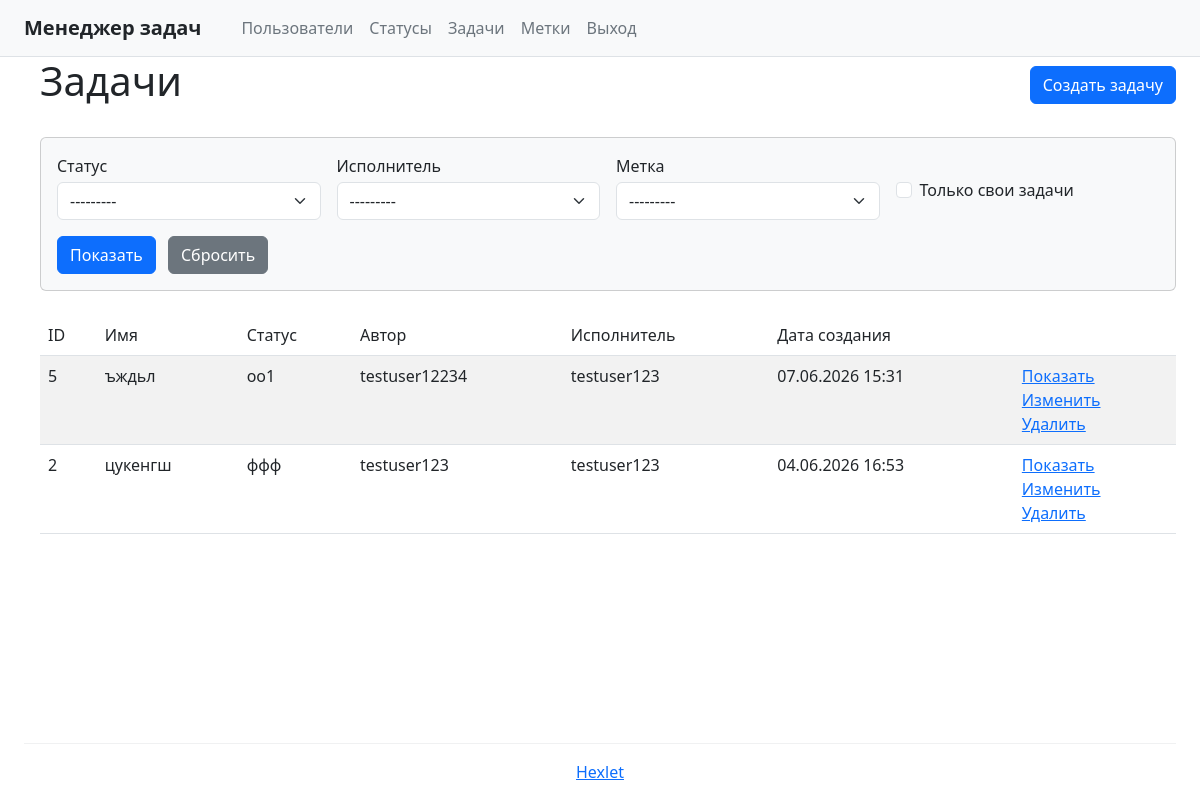
Before: /tasks/ (signed in) with the older database file.
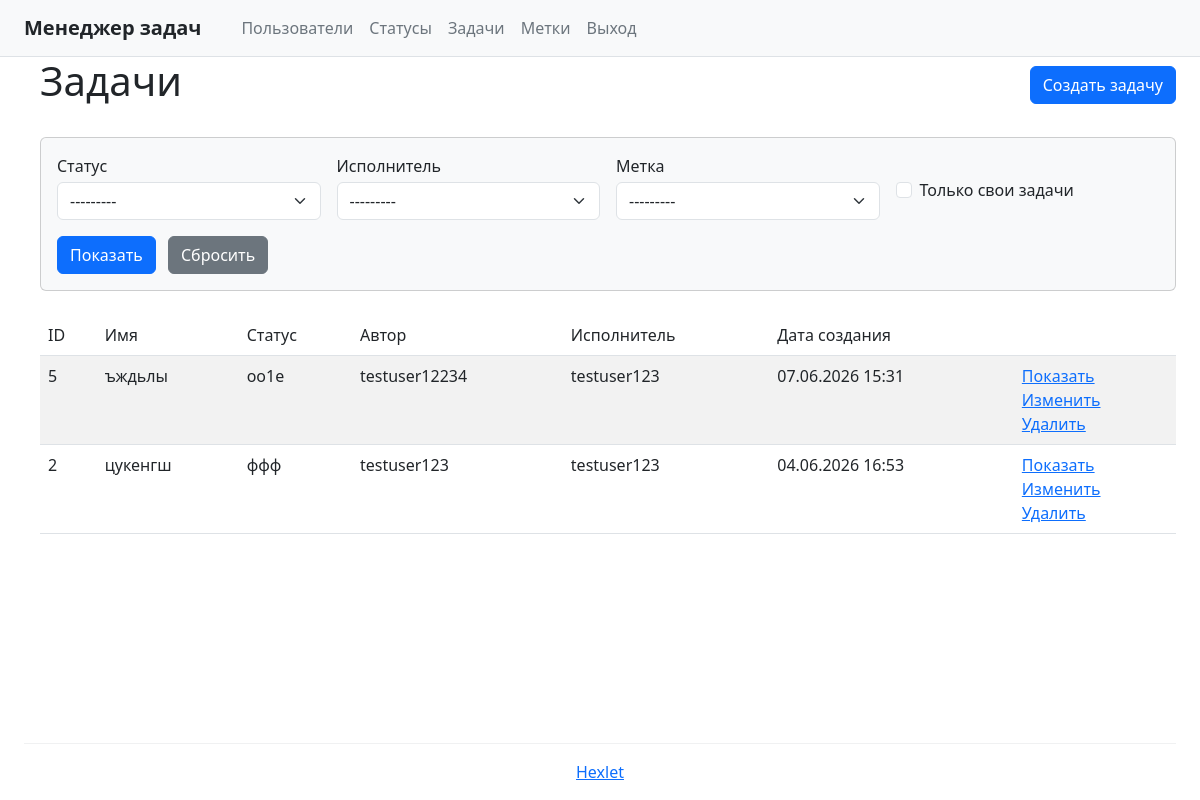
After: the same page with the newer database file.
### task_manager/models.py (models this page shows, shortened)
class Task(models.Model):
    name = models.CharField(max_length=150, unique=True, verbose_name='Имя')
    description = models.TextField(blank=True, verbose_name='Описание')
    status = models.ForeignKey('Status', on_delete=models.PROTECT, verbose_name='Статус')
    author = models.ForeignKey(
        User, on_delete=models.PROTECT, related_name='author_tasks', verbose_name='Автор'
    )
    executor = models.ForeignKey(
        User, on_delete=models.PROTECT, related_name='executor_tasks',
        blank=True, null=True, verbose_name='Исполнитель'
    )
    labels = models.ManyToManyField('Label', blank=True, verbose_name='Метки')
    created_at = models.DateTimeField(auto_now_add=True, verbose_name='Дата создания')
    class Meta:
        verbose_name = 'Задача'
        verbose_name_plural = 'Задачи'
        ordering = ['-created_at']

class Status(models.Model):
    name = models.CharField(max_length=100, unique=True, verbose_name='Имя')
    created_at = models.DateTimeField(default=timezone.now, verbose_name='Дата создания')
    class Meta:
        verbose_name = 'Статус'
        verbose_name_plural = 'Статусы'
        ordering = ['id']
    def __str__(self):
        return self.name

### task_manager/views.py (the view)
# urls.py: path('tasks/', TaskListView.as_view(), name='tasks'),
class TaskListView(LoginRequiredMixin, FilterView):
    model = Task
    template_name = 'tasks.html'
    context_object_name = 'tasks'
    filterset_class = TaskFilter
    def get_queryset(self):
        queryset = Task.objects.all()
        only_self = self.request.GET.get('only_self')
        if only_self == 'on':
            queryset = queryset.filter(author=self.request.user)
        return queryset
    def get_context_data(self, **kwargs):
        context = super().get_context_data(**kwargs)
        context['show_only_self'] = self.request.GET.get('only_self') == 'on'
        return context

### task_manager/models.py (called while the page is built)
    def __str__(self):
        return self.name

### templates/tasks.html
{% extends 'base.html' %}
{% block content %}
<div class="ms-3">
    <div class="d-flex justify-content-between align-items-center mb-4">
        <h1 class="fw-normal">Задачи</h1>
        <a href="{% url 'task_create' %}" class="btn btn-primary">Создать задачу</a>
    </div>
    <div class="card mb-4 bg-light">
        <div class="card-body">
            <form method="get" class="row g-3">
                <div class="col-md-3">
                    <label class="form-label fw-normal text-dark mb-1">Статус</label>
                    {{ filter.form.status }}
                </div>
                <div class="col-md-3">
                    <label class="form-label fw-normal text-dark mb-1">Исполнитель</label>
                    {{ filter.form.executor }}
                </div>
                <div class="col-md-3">
                    <label class="form-label fw-normal text-dark mb-1">Метка</label>
                    {{ filter.form.labels }}
                </div>
                <div class="col-md-3">
                    <div class="form-check mt-4">
                        <input type="checkbox" name="only_self" id="id_only_self" class="form-check-input" {% if show_only_self %}checked{% endif %}>
                        <label class="form-check-label" for="id_only_self">Только свои задачи</label>
                    </div>
                </div>
                <div class="col-12">
                    <button type="submit" class="btn btn-primary">Показать</button>
                    <a href="{% url 'tasks' %}" class="btn btn-secondary ms-2">Сбросить</a>
                </div>
            </form>
        </div>
    </div>
    <table class="table table-striped">
        <thead>
            <tr>
                <th class="fw-normal">ID</th>
                <th class="fw-normal">Имя</th>
                <th class="fw-normal">Статус</th>
                <th class="fw-normal">Автор</th>
                <th class="fw-normal">Исполнитель</th>
                <th class="fw-normal">Дата создания</th>
                <th class="fw-normal"></th>
            </tr>
        </thead>
        <tbody>
            {% for task in tasks %}
            <tr>
                <td>{{ task.id }}</td>
                <td>{{ task.name }}</td>
                <td>{{ task.status.name }}</td>
                <td>{{ task.author.username }}</td>
                <td>{{ task.executor.username|default:"—" }}</td>
                <td>{{ task.created_at|date:"d.m.Y H:i" }}</td>
                <td>
                    <div class="d-flex flex-column">
                        <a href="{% url 'task_detail' task.pk %}" class="text-primary text-decoration-underline">Показать</a>
                        <a href="{% url 'task_update' task.pk %}" class="text-primary text-decoration-underline">Изменить</a>
                        <a href="{% url 'task_delete' task.pk %}" class="text-primary text-decoration-underline">Удалить</a>
                    </div>
                </td>
            </tr>
            {% empty %}
            <tr>
                <td colspan="7" class="text-center">Нет задач\n</td>
            </tr>
            {% endfor %}
        </tbody>
    </table>
</div>
{% endblock %}

### templates/base.html (shortened to what this page needs)
<!DOCTYPE html>
<html lang="ru">
<head>
    <link href="https://cdn.jsdelivr.net/npm/bootstrap@5.3.0/dist/css/bootstrap.min.css" rel="stylesheet">
</head>
<body class="bg-white d-flex flex-column min-vh-100">
    <nav class="navbar navbar-expand-lg navbar-light bg-light border-bottom">
        <div class="container-fluid px-4">
            <div class="d-flex align-items-center gap-4">
                <a class="navbar-brand fw-semibold text-dark p-0" href="{% url 'home' %}">Менеджер задач</a>
                <ul class="navbar-nav flex-row gap-3">
                    <li class="nav-item">
                        <a class="nav-link text-secondary px-0" href="{% url 'users' %}">Пользователи</a>
                    </li>
                    <li class="nav-item">
                        <a class="nav-link text-secondary px-0" href="{% url 'statuses' %}">Статусы</a>
                    </li>
                    <li class="nav-item">
                        <a class="nav-link text-secondary px-0" href="{% url 'tasks' %}">Задачи</a>
                    </li>
                    <li class="nav-item">
                        <a class="nav-link text-secondary px-0" href="{% url 'labels' %}">Метки</a>
                    </li>
                    {% if user.is_authenticated %}
                    <li class="nav-item">
                        <form method="post" action="{% url 'logout' %}">
                            <button type="submit" class="btn btn-link nav-link text-secondary px-0">Выход</button>
                        </form>
                    </li>
                    {% endif %}
                </ul>
            </div>
        </div>
    </nav>
    <main class="px-4 flex-grow-1">
        {% block content %}
        {% endblock %}
    </main>
    <footer class="mt-auto pt-4">
        <div class="container-fluid px-4">
            <hr class="border-secondary-subtle m-0">
            <div class="py-3 text-center">
                <a href="https://ru.hexlet.io/my" class="text-primary">Hexlet</a>
            </div>
        </div>
    </footer>
</body>
</html>

Changed rows visible on the page:
changed Task "testuser12234": name "ъждьл" → "ъждьлы"; status.name "оо1" → "оо1е"
